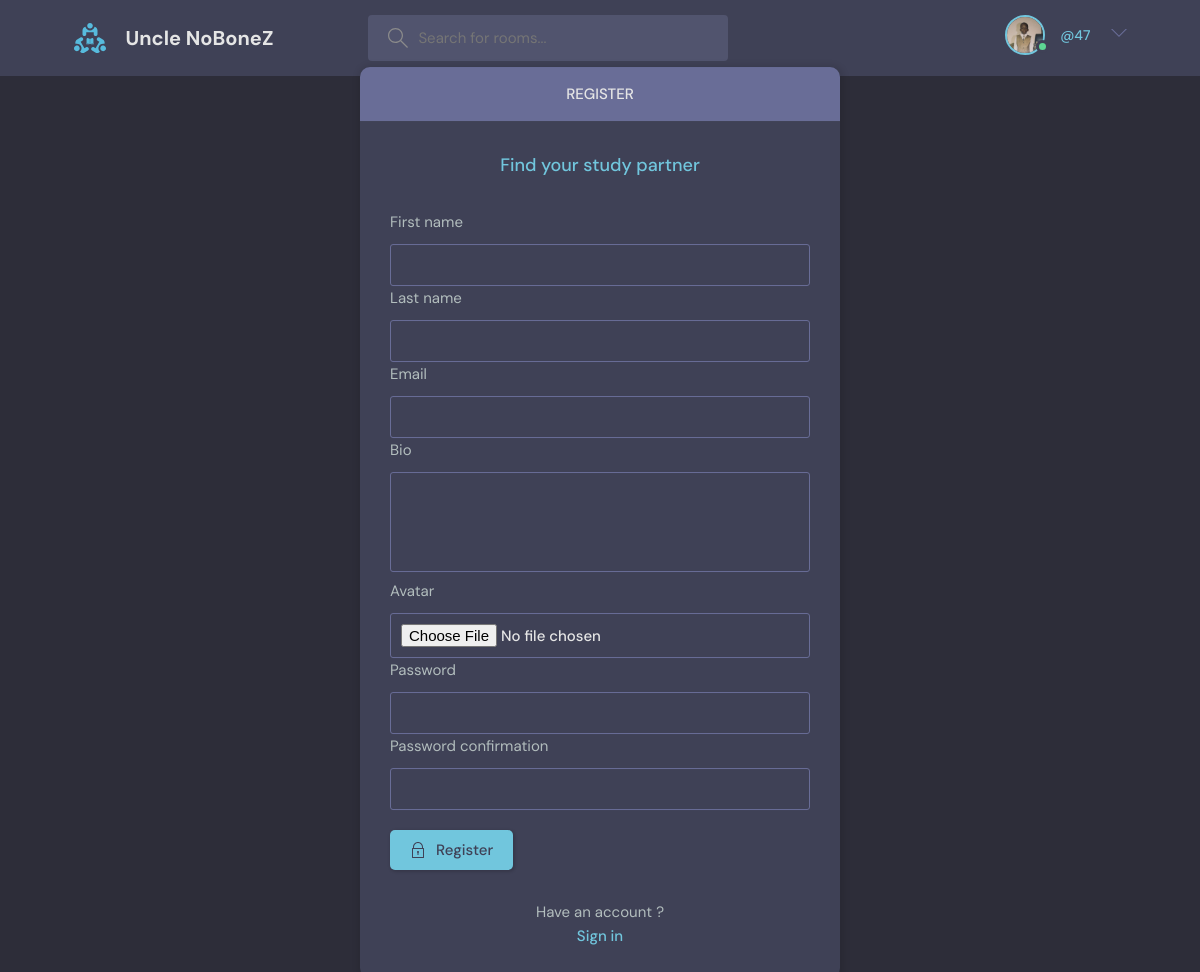
Page /register/ (signed in) on the committed database.
### base/models.py (models this page shows)
class User(AbstractUser):
    first_name = models.CharField(max_length=50, null=True)
    last_name = models.CharField(max_length=50, null=True)
    email = models.EmailField(null=True, unique=True)
    bio = models.TextField(null=True)
    avatar = models.ImageField(null=True, default="profile_picture/avatar.svg", upload_to="profile_picture")
    USERNAME_FIELD  = "email"
    REQUIRED_FIELDS = ["first_name","last_name"]

### base/views.py (the view, shortened to what this page needs)
# urls.py: path("register/", views.register_user, name="register"),
def register_user(request):
    page = "register"
    form = MyUserForm()
    context ={'form': form}
    return render (request, "base/login_registration.html", context)

### base/forms.py
class MyUserForm(UserCreationForm):
    class Meta:
        model = User
        fields = ["first_name", "last_name","email", "bio", "avatar", "password1", "password2"]

### base/templates/base/login_registration.html (shortened to what this page needs)
{% extends "main.html" %}
{% block content %}
    <main class="auth layout">
      {% if page == "login" %}
      <div class="container">
        <div class="layout__box">
          <div class="layout__boxHeader">
            <div class="layout__boxTitle">
              <h3>Login</h3>
            </div>
          </div>
          <div class="layout__body">
            <h2 class="auth__tagline">Find your study partner</h2>
            <form class="form" action="" method="POST" enctype="multipart/form-data">
            {% csrf_token %}
              <div class="form__group form__group">
                <label for="room_name">Email</label>
                <input id="username" name="email" type="text" placeholder="e.g. NoBoneZ" />
              </div>
              <div class="form__group">
                <label for="password">Password</label>
                <input
                  id="password"
                  name="password"
                  type="password"
                  placeholder="Enter Password...."
                />
              </div>
              <button class="btn btn--main" type="submit">
                <svg
                  version="1.1"
                  xmlns="http://www.w3.org/2000/svg"
                  width="32"
                  height="32"
                  viewBox="0 0 32 32"
                >
                  <title>lock</title>
                  <path
                    d="M27 12h-1v-2c0-5.514-4.486-10-10-10s-10 4.486-10 10v2h-1c-0.553 0-1 0.447-1 1v18c0 0.553 0.447 1 1 1h22c0.553 0 1-0.447 1-1v-18c0-0.553-0.447-1-1-1zM8 10c0-4.411 3.589-8 8-8s8 3.589 8 8v2h-16v-2zM26 30h-20v-16h20v16z"
                  ></path>
                  <path
                    d="M15 21.694v4.306h2v-4.306c0.587-0.348 1-0.961 1-1.694 0-1.105-0.895-2-2-2s-2 0.895-2 2c0 0.732 0.413 1.345 1 1.694z"
                  ></path>
                </svg>
                Login
              </button>
            </form>
            <div class="auth__action">
              <p>Haven't signed up yet?</p>
              <a href="{% url 'base:register' %}" class="btn btn--link">Sign Up</a>
            </div>
          </div>
        </div>
      </div>
      {% else %}
      <div class="container">
        <div class="layout__box">
          <div class="layout__boxHeader">
            <div class="layout__boxTitle">
              <h3>Register</h3>
            </div>
          </div>
          <div class="layout__body">
            <h2 class="auth__tagline">Find your study partner</h2>
            <form class="form" action="" method="POST" enctype="multipart/form-data">
              <div class="form__group form__group">
                {% for field in form %}
                <label for="room_name">{{field.label}}</label>
                {{field}}
                {% endfor %}
              </div>
              <button class="btn btn--main" type="submit">
                Register
              </button>
            </form>
            <div class="auth__action">
              <p>Have an account ?</p>
              <a href="{% url 'base:login' %}" class="btn btn--link">Sign in</a>
            </div>
          </div>
        </div>
      </div>
      {% endif %}
    </main>
{% endblock %}

### templates/navbar.html (shortened to what this page needs)
{% load static %}
<header class="header header--loggedIn">
     <div class="container">
       <a href="{% url 'base:home' %}" class="header__logo">
         <img src="{% static 'images/logo.svg' %}" />
         <h1>Uncle NoBoneZ</h1>
       </a>
       <form class="header__search" method="GET" action="{% url 'base:home' %}" enctype="multipart/form-data">
         <label>
           <input type="text" name="q" placeholder="Search for rooms..." />
         </label>
       </form>
       <nav class="header__menu">
         {% if user.is_authenticated %}
         <div class="header__user">
           <a href="{% url 'base:profile' request.user.id %}">
             <div class="avatar avatar--medium active">
               <img src="{{user.avatar.url}}" />
             </div>
             <p>{{request.user.firstname}} <span>@{{request.user.username}}</span></p>
           </a>
           <button class="dropdown-button">
             <svg version="1.1" xmlns="http://www.w3.org/2000/svg" width="32" height="32" viewBox="0 0 32 32">
               <title>chevron-down</title>
               <path d="M16 21l-13-13h-3l16 16 16-16h-3l-13 13z"></path>
             </svg>
           </button>
         </div>
         {% else %}
          <a href="{% url 'base:login' %}">
           <img src="{% static 'images/avatar.svg' %}" />
           <p>Login</p>
         </a>
         {% endif %}
       </nav>
     </div>
   </header>

### rows in the picture
User: avatar (picture), user.username "47"

### other values in the picture
{{ field.label }} "First name" "Last name" "Email" "Bio" "Avatar" "Password" "Password confirmation"
